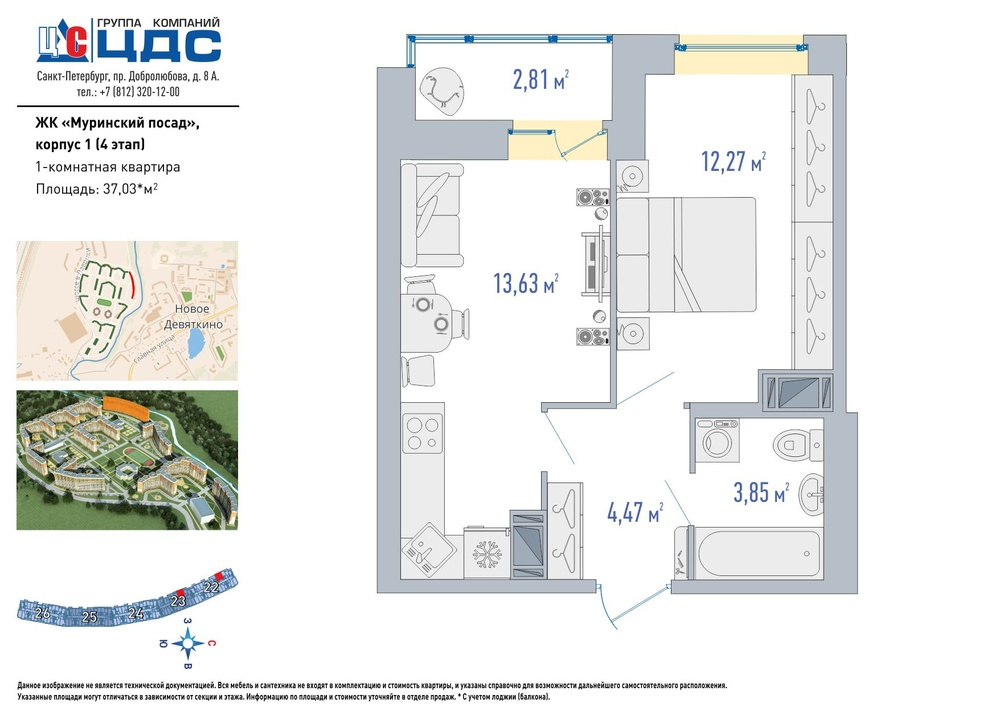
#> input picture teach_cds_pics/12F2FB507921475687E16B2BBA80EB7C.jpg, 999 x 707 px, shrunk from 1754 x 1241 before the run, given as the content of the folder ./cds_pics, which was not available
$ python plan.py teach_cds_pics/12F2FB507921475687E16B2BBA80EB7C.jpg teach_cds_pics/2B94A56AF01142B59946E830053AC700.jpg   (Python 2 division)
#> lines starting #> are read from the running program, lines starting #| are printed output that depends on the picture; after the words box and inside, x2 and y2 are one past the last pixel; in counts of white or black regions, pixels touching at a corner belong together; pictures that were not available may be replaced by others from this repository, and a replacement may not be noted
import numpy as np
import cv2
import sys
import os
import pickle

directory = './cds_pics'

samples = []

for filename in os.listdir(directory):
    if filename.endswith(".jpg"):
        print(os.path.join(directory, filename))

        source_img = os.path.join(directory, filename)
        target_img = os.path.join(directory, filename)[:-4] + '_2' + '.jpg'

        vertical_margin = 10
        horizontal_margin = 10


        if not os.path.isfile(source_img):
            print("wrong source file (name)")
            quit()

        im = cv2.imread(source_img)
#> im is the input picture: shape (707, 999, 3); mean B, G, R 233.4, 234.7, 233.6
        im_ycrcb = cv2.cvtColor(im, cv2.COLOR_BGR2HSV)
#> im_ycrcb: shape (707, 999, 3); mean H, S, V 18.6, 9.5, 237

        ball_ycrcb_mint = np.array([0, 0, 0],np.uint8)
        ball_ycrcb_maxt = np.array([250, 250, 250],np.uint8)
        ball_ycrcb = cv2.inRange(im_ycrcb, ball_ycrcb_mint, ball_ycrcb_maxt)
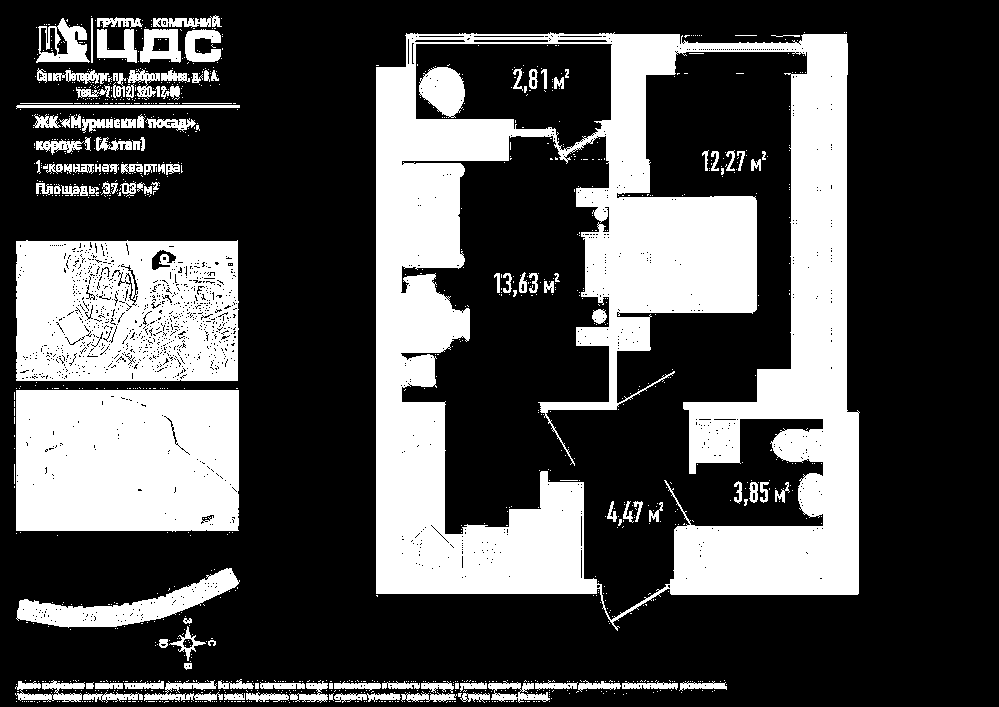
#> ball_ycrcb: shape (707, 999); 30.9% white; 1206 white regions (1082 under 20 px)

        areaArray = []
        count = 1

        contours, _ = cv2.findContours(ball_ycrcb, cv2.RETR_EXTERNAL, cv2.CHAIN_APPROX_SIMPLE)
#> contours = 863 contours, 781 with area under 20; largest, box (x1, y1, x2, y2) and area: (376, 32, 860, 631) 263955, (16, 390, 239, 532) 31068, (16, 240, 239, 381) 30678, (16, 568, 240, 628) 4406, (36, 18, 90, 63) 1548
        for i, c in enumerate(contours):
            area = cv2.contourArea(c)
            areaArray.append(area)
#> this loop made 863 passes
#> c on passes 1 to 3: [[289, 702]], [[37, 702]], [[549, 701]]
#> after the loop, areaArray = 863 values, max 263955 at index 830, min 0 at index 0, mean 400.8

        sorteddata = sorted(zip(areaArray, contours), key=lambda x: x[0], reverse=True)
#> sorteddata = 863 items

        contour1 = sorteddata[0][1]
#> contour1 = contour of 247 points, box (x1, y1, x2, y2) (376, 32, 860, 631), area 263955
        contour2 = sorteddata[1][1]
#> contour2 = contour of 34 points, box (x1, y1, x2, y2) (16, 390, 239, 532), area 31068
        contour3 = sorteddata[2][1]
#> contour3 = contour of 65 points, box (x1, y1, x2, y2) (16, 240, 239, 381), area 30678

        x1, y1, w1, h1 = cv2.boundingRect(contour1)
#> x1 = 376; y1 = 32; w1 = 484; h1 = 599
        cv2.drawContours(im, contour1, -1, (255, 0, 0), 2)
        cv2.rectangle(im, (x1, y1), (x1+w1, y1+h1), (255,50,50), 2)

        '''crop_img = im[y - vertical_margin: y + h + vertical_margin, x - horizontal_margin: x + w + horizontal_margin] # Crop from x, y, w, h -> 100, 200, 300, 400
        # NOTE: its img[y: y + h, x: x + w] and *not* img[x: x + w, y: y + h]
        cv2.imwrite(target_img, crop_img)'''

        x2, y2, w2, h2 = cv2.boundingRect(contour2)
#> x2 = 16; y2 = 390; w2 = 223; h2 = 142
        cv2.drawContours(im, contour2, -1, (0, 255, 0), 2)
#> im: shape (707, 999, 3); mean B, G, R 233.5, 232.7, 231.6
        cv2.rectangle(im, (x2, y2), (x2+w2, y2+h2), (50,255,50), 2)

        x3, y3, w3, h3 = cv2.boundingRect(contour3)
#> x3 = 16; y3 = 240; w3 = 223; h3 = 141
        cv2.drawContours(im, contour3, -1, (0, 0, 255), 2)
#> im: shape (707, 999, 3); mean B, G, R 233, 232.8, 231.1
        cv2.rectangle(im, (x3, y3), (x3+w3, y3+h3), (50,50,255), 2)
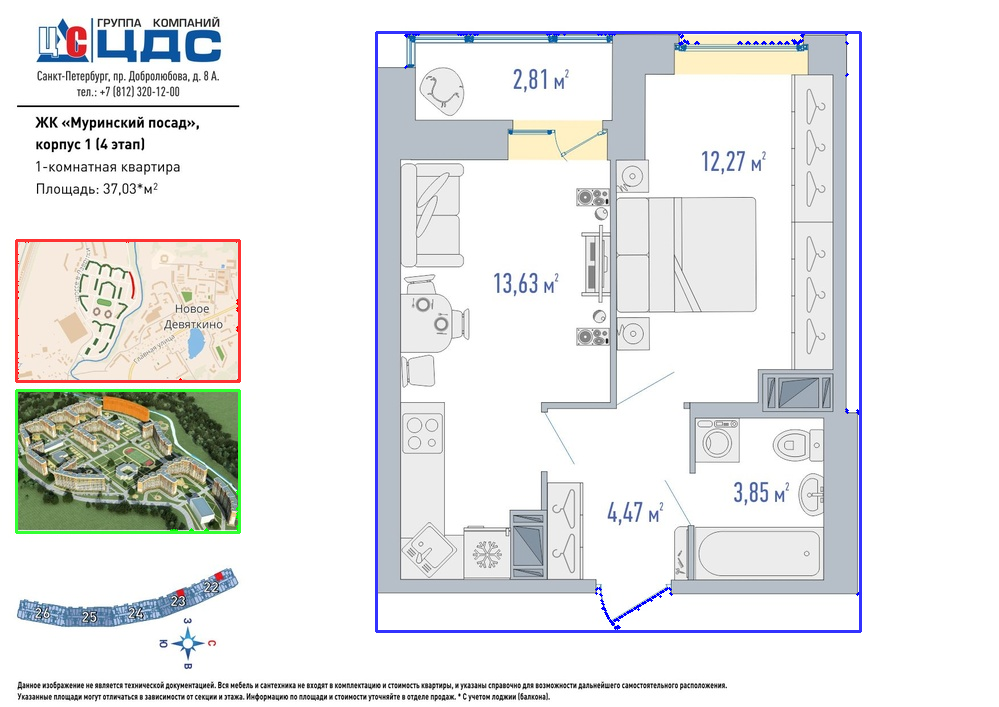
#> im: shape (707, 999, 3); mean B, G, R 232.5, 232.2, 231.1

        cv2.imwrite(source_img, im)

        M1 = cv2.moments(contour1)
#> M1 = moments, m00 263955, centre m10/m00, m01/m00 = (613.4, 318.2)
        print('BLUE: ')
#> (the run stopped early here; a loop or call above may not have finished)

$ run again, on teach_cds_pics/2B94A56AF01142B59946E830053AC700.jpg
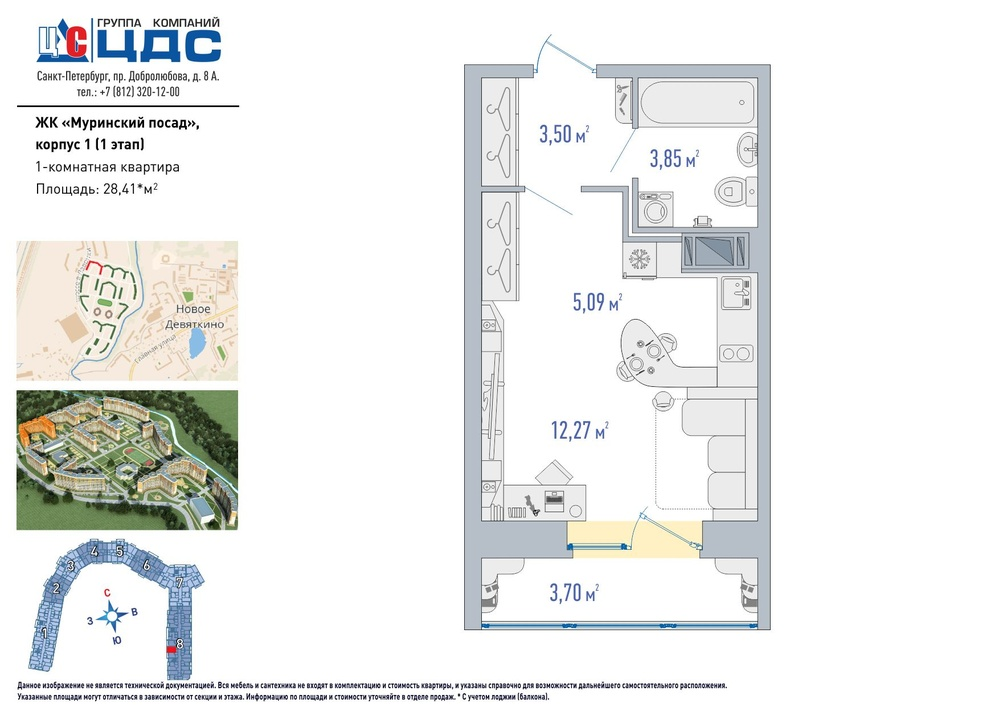
#> input picture teach_cds_pics/2B94A56AF01142B59946E830053AC700.jpg, 999 x 707 px, shrunk from 1754 x 1241 before the run, given as the content of the folder ./cds_pics, which was not available
#> im is the input picture: shape (707, 999, 3); mean B, G, R 236.3, 237.3, 236.3
#> im_ycrcb: shape (707, 999, 3); mean H, S, V 17.5, 9.1, 239.5
#> `ball_ycrcb = cv2.inRange(im_ycrcb, ball_ycrcb_mint, ball_ycrcb_maxt)`:
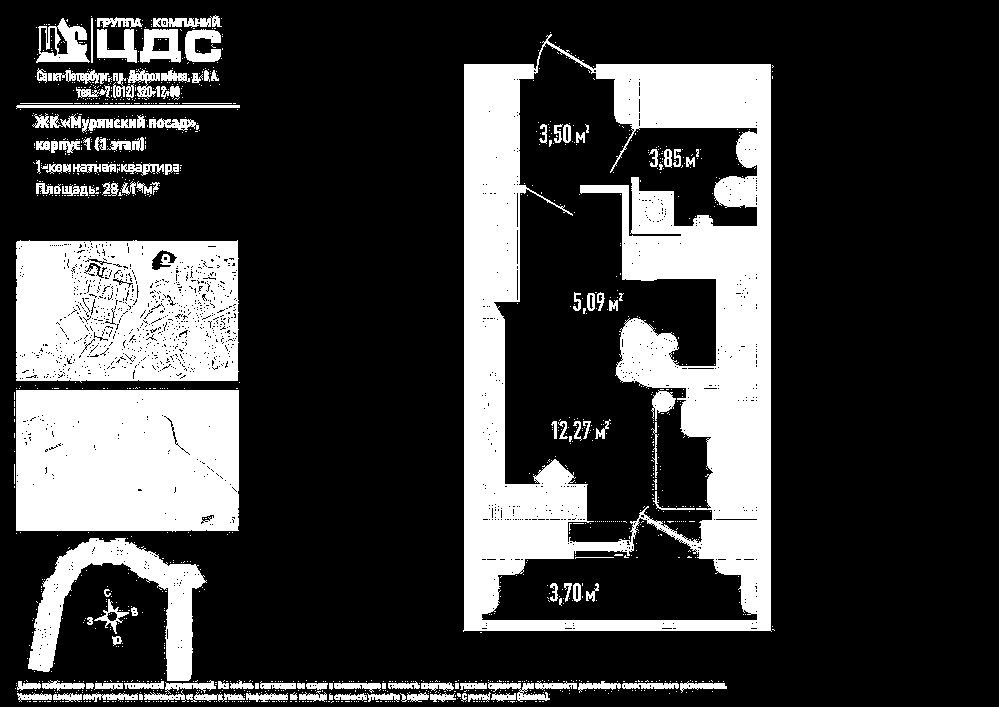
#> ball_ycrcb: shape (707, 999); 24.8% white; 1255 white regions (1126 under 20 px)
#> contours = 898 contours, 810 with area under 20; largest, box (x1, y1, x2, y2) and area: (463, 34, 772, 632) 173779, (16, 390, 239, 532) 31068, (16, 240, 239, 383) 30707, (28, 538, 207, 681) 8020, (36, 18, 90, 63) 1548
#> the loop `for i, c in enumerate(contours):` made 898 passes
#> (c, area) on passes 1 to 3: ([[542, 701], [543, 701]], 0), ([[539, 701], [540, 701]], 0), ([[535, 701], [536, 701]], 0)
#> after the loop `for i, c in enumerate(contours):`: areaArray = 898 values, max 173779 at index 863, min 0 at index 0, mean 288.1
#> sorteddata = 898 items
#> contour1 = contour of 96 points, box (x1, y1, x2, y2) (463, 34, 772, 632), area 173779
#> contour2 = contour of 34 points, box (x1, y1, x2, y2) (16, 390, 239, 532), area 31068
#> contour3 = contour of 94 points, box (x1, y1, x2, y2) (16, 240, 239, 383), area 30707
#> x1 = 463; y1 = 34; w1 = 309; h1 = 598
#> x2 = 16; y2 = 390; w2 = 223; h2 = 142
#> x3 = 16; y3 = 240; w3 = 223; h3 = 143
#> `cv2.rectangle(im, (x3, y3), (x3+w3, y3+h3), (50,50,255), 2)`:
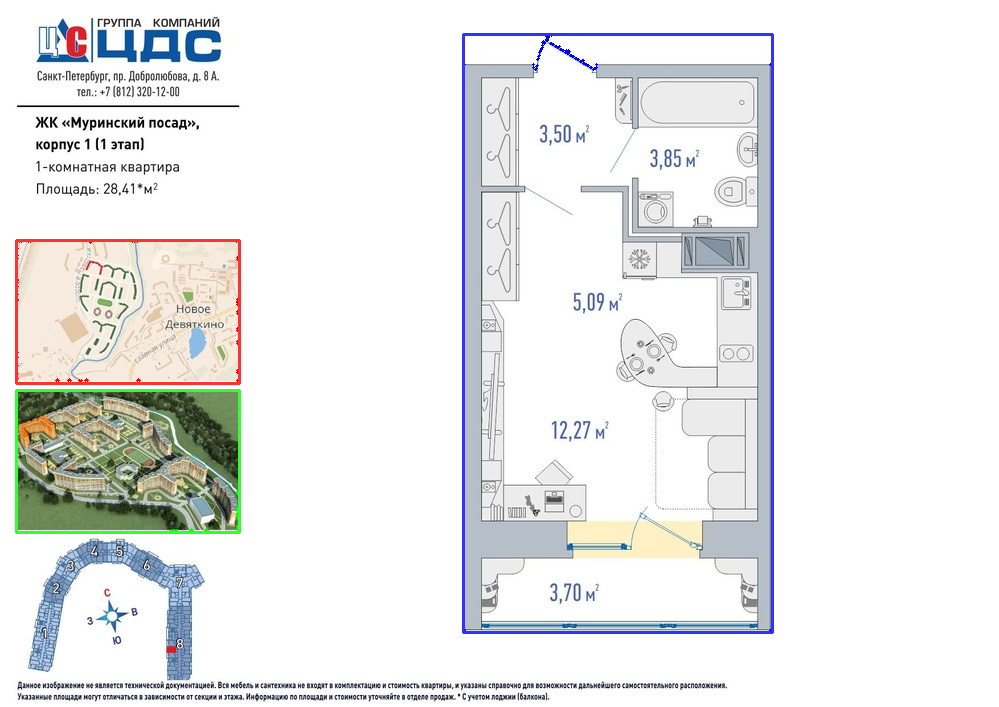
#> im: shape (707, 999, 3); mean B, G, R 235.3, 235.3, 234.2
#> M1 = moments, m00 173779, centre m10/m00, m01/m00 = (616.8, 346)

$ run again, on teach_cds_pics/39CF015EAC60447E8AB95159E9B4E7EE.jpg
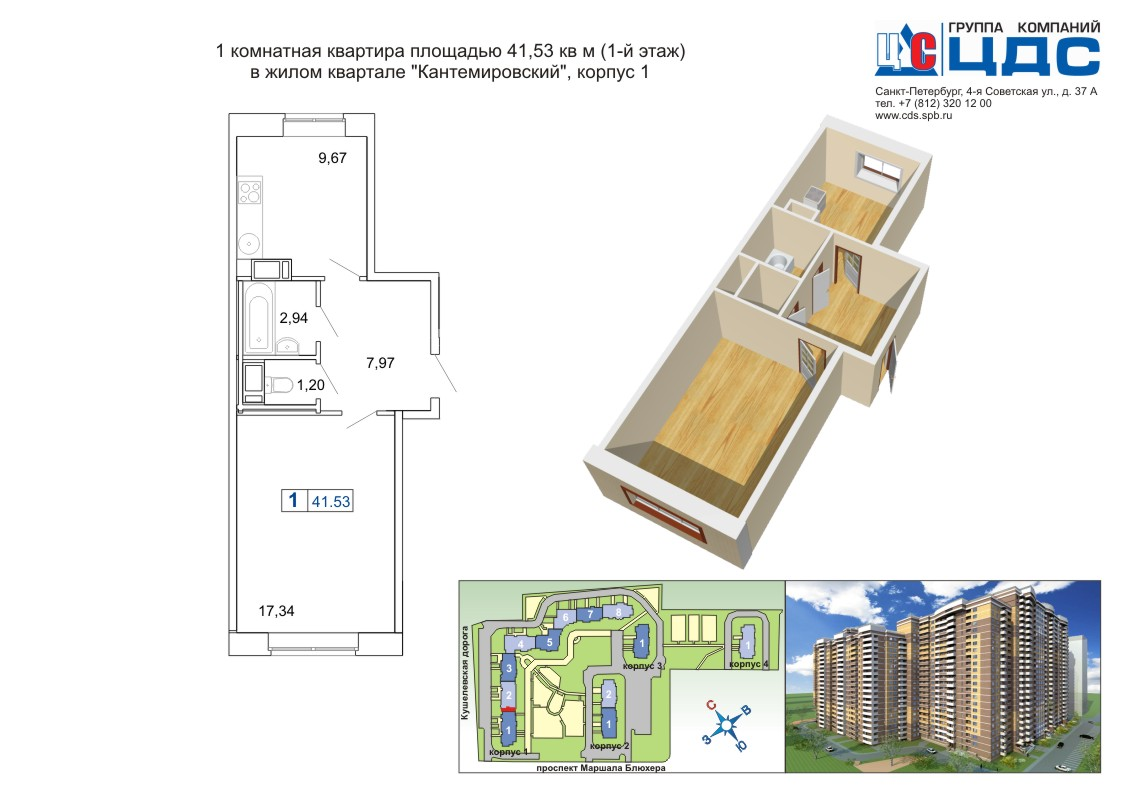
#> input picture teach_cds_pics/39CF015EAC60447E8AB95159E9B4E7EE.jpg, 1122 x 793 px, given as the content of the folder ./cds_pics, which was not available
#> im is the input picture: shape (793, 1122, 3); mean B, G, R 227.5, 232.2, 232.2
#> im_ycrcb: shape (793, 1122, 3); mean H, S, V 12.8, 15.2, 235.6
#> `ball_ycrcb = cv2.inRange(im_ycrcb, ball_ycrcb_mint, ball_ycrcb_maxt)`:
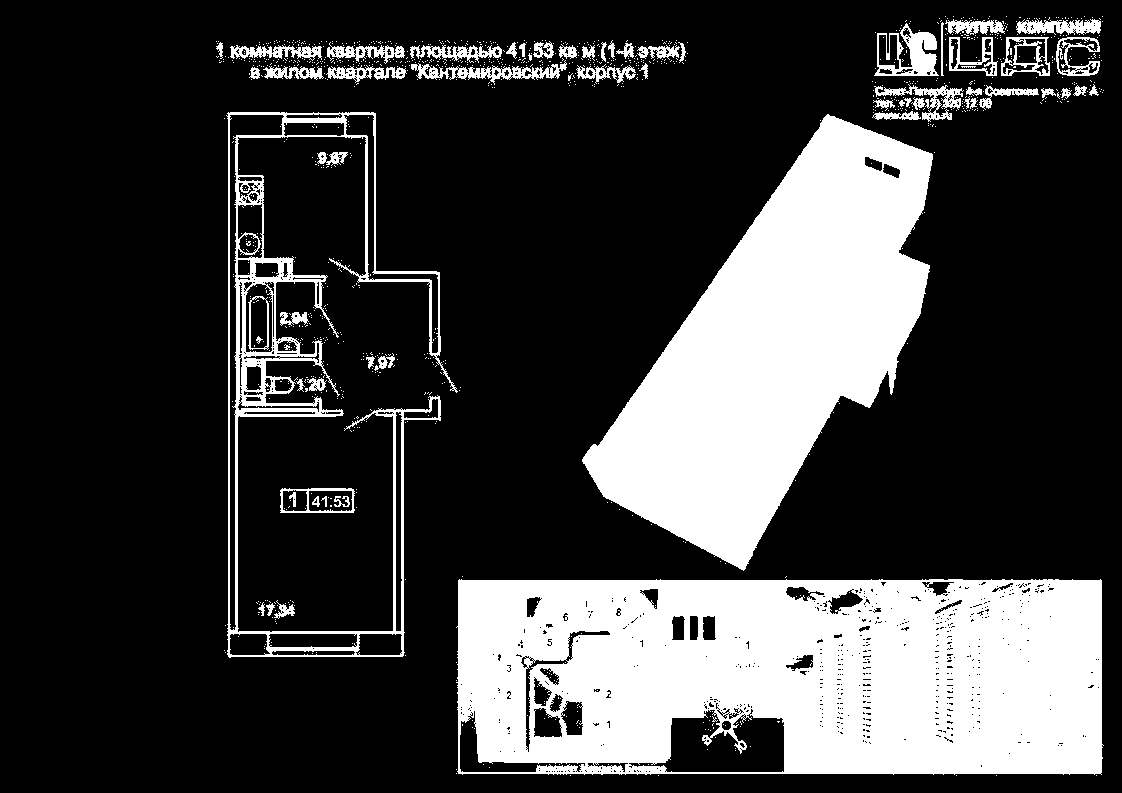
#> ball_ycrcb: shape (793, 1122); 24.8% white; 1089 white regions (1028 under 20 px)
#> contours = 914 contours, 862 with area under 20; largest, box (x1, y1, x2, y2) and area: (456, 579, 1104, 775) 124212, (582, 114, 933, 571) 77912, (226, 112, 458, 658) 28708, (874, 23, 939, 76) 2077, (280, 488, 355, 513) 1714
#> the loop `for i, c in enumerate(contours):` made 914 passes
#> area on passes 26, 29, 36: 41.5, 26, 130
#> after the loop `for i, c in enumerate(contours):`: areaArray = 914 values, max 124211.5 at index 38, min 0 at index 0, mean 271.6
#> sorteddata = 914 items
#> contour1 = contour of 210 points, box (x1, y1, x2, y2) (456, 579, 1104, 775), area 124212
#> contour2 = contour of 824 points, box (x1, y1, x2, y2) (582, 114, 933, 571), area 77912
#> contour3 = contour of 813 points, box (x1, y1, x2, y2) (226, 112, 458, 658), area 28708
#> x1 = 456; y1 = 579; w1 = 648; h1 = 196
#> x2 = 582; y2 = 114; w2 = 351; h2 = 457
#> x3 = 226; y3 = 112; w3 = 232; h3 = 546
#> `cv2.rectangle(im, (x3, y3), (x3+w3, y3+h3), (50,50,255), 2)`:
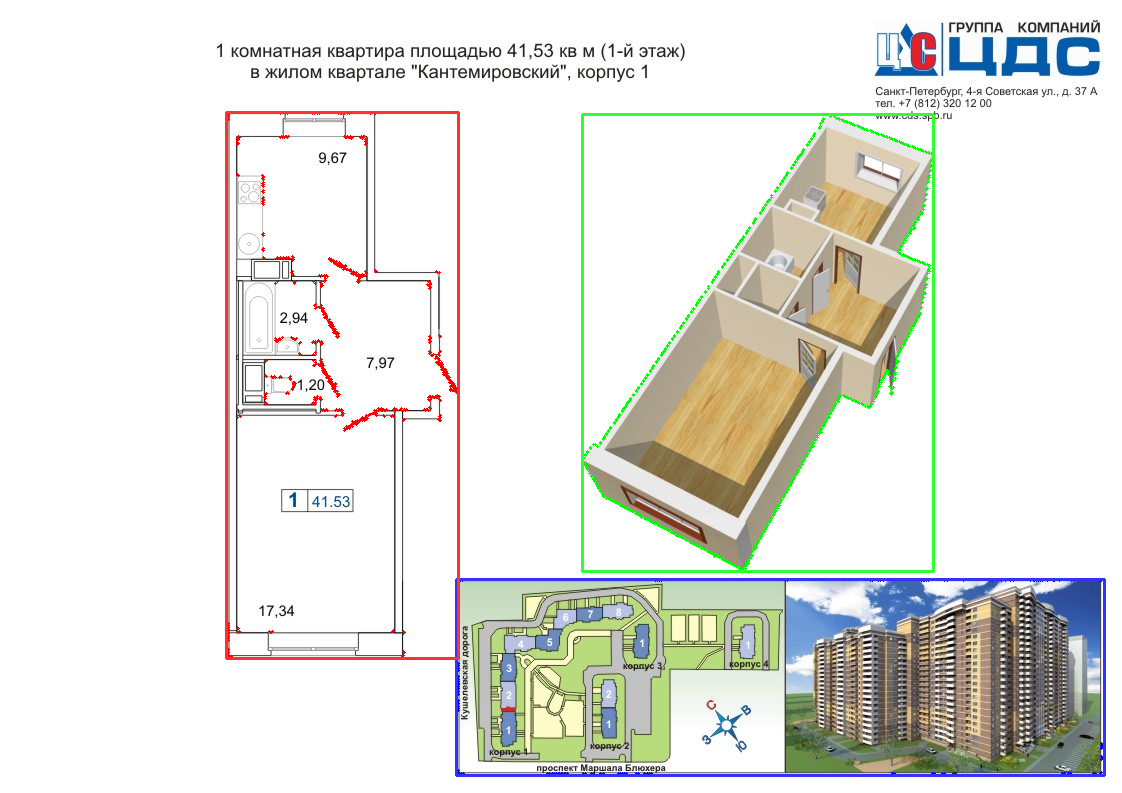
#> im: shape (793, 1122, 3); mean B, G, R 224.3, 229.7, 229.4
#> M1 = moments, m00 124211.5, centre m10/m00, m01/m00 = (779.5, 676.5)
